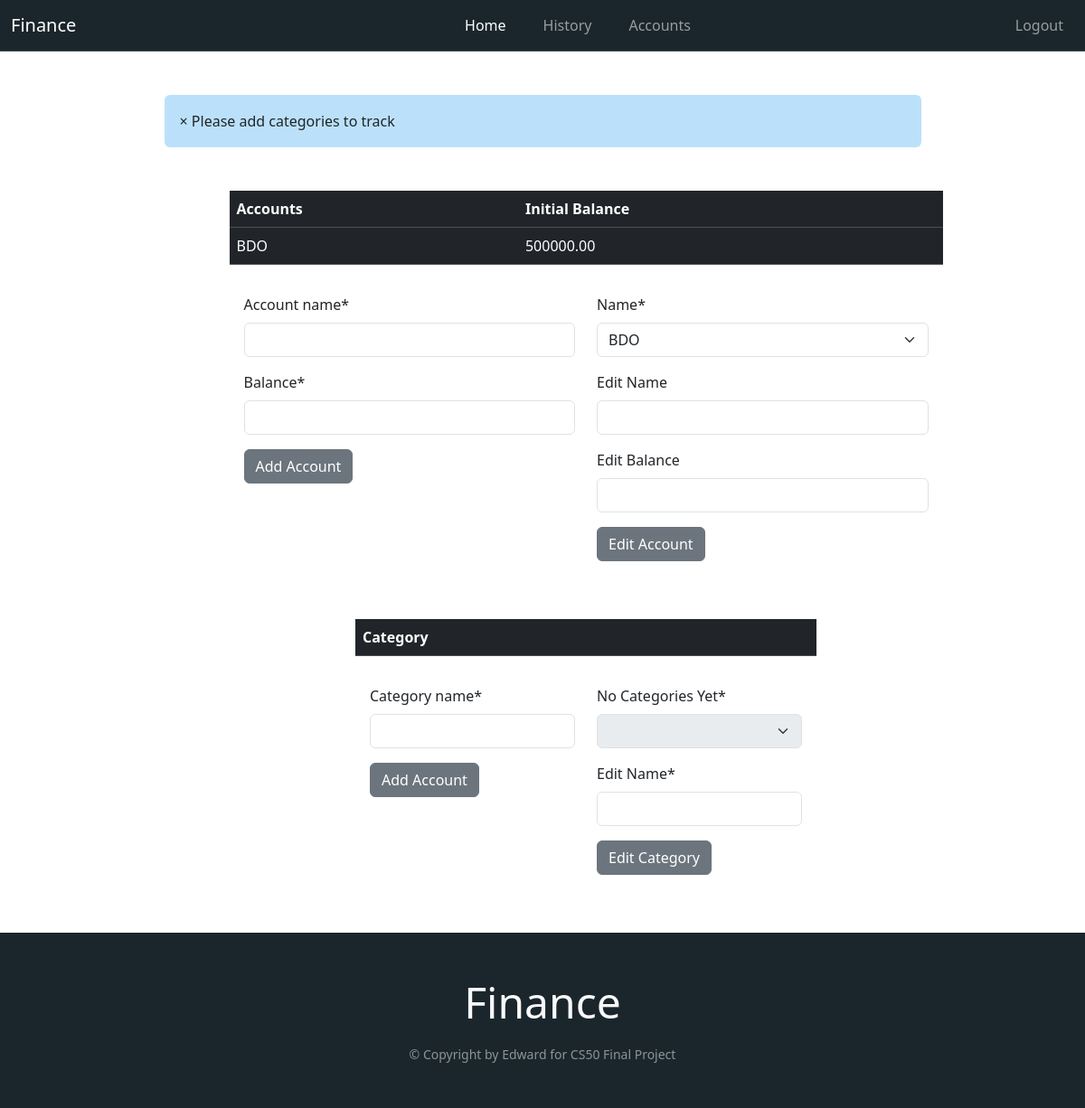
/accounts/ (signed in), run on an earlier commit of the app's database.
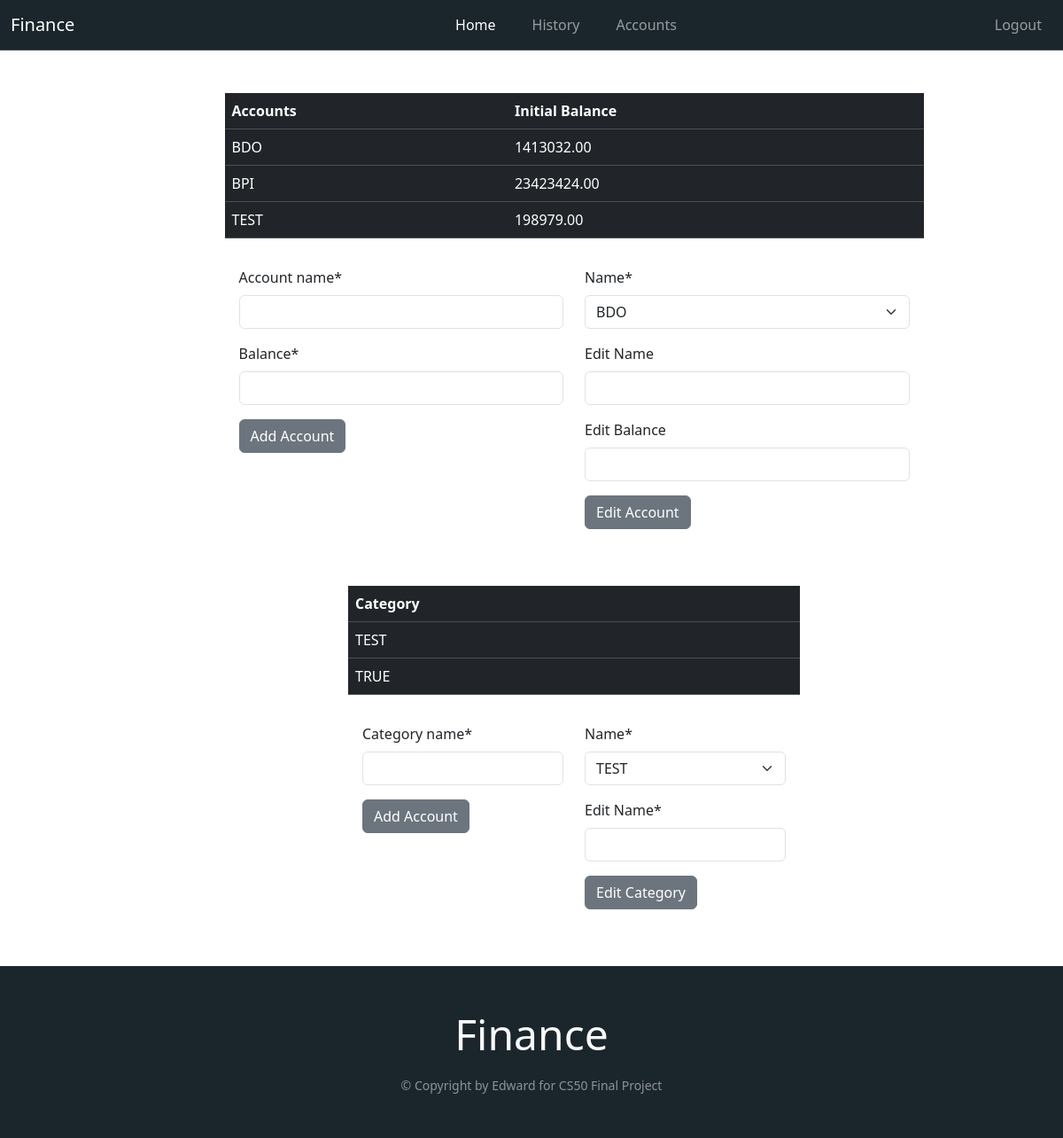
And on a later commit of the database.
### main/models.py (models this page shows)
class Accounts(models.Model):
    user = models.ForeignKey(User, related_name="accounts", null=True, on_delete=models.CASCADE)
    account_name = models.CharField(max_length=200)
    balance = models.DecimalField(max_digits=13, decimal_places=2)
    def __str__(self):
        return self.account_name
    class Meta:
        unique_together = 'user', 'account_name'

class Category(models.Model):
    user = models.ForeignKey(User, related_name="category", null=True, on_delete=models.CASCADE)
    category_name = models.CharField(max_length=200)
    def __str__(self):
        return self.category_name
    class Meta:
        unique_together = 'user', 'category_name'

### main/views.py (the view)
# urls.py: path("accounts/", views.accounts, name="accounts"),
@login_required(login_url="/login/")
def accounts(response):
    userAccounts = response.user.accounts
    userCategories = response.user.category
    if response.method == "POST":
        if "addAccount" in response.POST:
            formA = CreateNewAccount(response.POST)
            if formA.is_valid():
                n = formA.cleaned_data["account_name"].upper()
                b = formA.cleaned_data["balance"]
                new = Accounts(account_name=n, balance=b)
                new.save()
                try:
                    userAccounts.add(new)
                except IntegrityError:
                    messages.info(response, "Account already exists")
            return redirect("/accounts")
        elif "addCategory" in response.POST:
            formC = CreateNewCategory(response.POST)
            if formC.is_valid():
                n = formC.cleaned_data["category_name"].upper()
                new = Category(category_name=n)
                new.save()
            try:
                userCategories.add(new)
            except IntegrityError:
                messages.info(response, "Category already exists.")
        elif "editAccount" in response.POST:
            formEditA = EditAccount(userAccounts.all(), response.POST)
            if formEditA.is_valid():
                name = formEditA.cleaned_data["name"]
                newName = formEditA.cleaned_data["newName"]
                newBalance = formEditA.cleaned_data["newBalance"]
                account = userAccounts.get(account_name=name)
                if newName:
                    account.account_name = newName.upper()
                if newBalance:
                    account.balance = newBalance
                try:
                    account.save()
                except IntegrityError:
                    messages.info(response, "Account with that name already exists")
        elif "editCategory" in response.POST:
            formEditC = EditCategory(userCategories.all(), response.POST)
            if formEditC.is_valid():
                name = formEditC.cleaned_data["name"]
                newName = formEditC.cleaned_data["newName"]
                category = userCategories.get(category_name=name)
                if newName:
                    category.category_name = newName.upper()
                try:
                    category.save()
                except IntegrityError:
                    messages.info(response, "Category with that name already exists")
        return redirect("/accounts")
    else:
        formA = CreateNewAccount()
        formC = CreateNewCategory()
        formEditA = EditAccount(userAccounts.all())
        formEditC = EditCategory(userCategories.all())
    return render(response, "main/accounts.html", {"formA": formA, "formC": formC, "formEditA": formEditA, "formEditC": formEditC})

### main/forms.py
class CreateNewAccount(forms.ModelForm):
    class Meta:
        model = Accounts
        exclude = ['user']

class CreateNewCategory(forms.ModelForm):
    class Meta:
        model = Category
        fields = ["category_name"]

### main/templates/main/accounts.html (shortened to what this page needs)
{% extends "main/base.html" %}
{% load crispy_forms_tags %}
{% block content %}
{% if not user.category.all %}
<div class="container alert w-75">
<span class="closebtn" onclick="this.parentElement.style.display='none';">&times;</span>
Please add categories to track
</div>
{% endif %}
    <div class="container w-75">
        <div class="container-md m-5">
            <table class="table table-hover table-dark">
                <thead>
                    <tr>
                        <th scope="col">Accounts</th>
                        <th scope="col">Initial Balance</th>
                    </tr>
                </thead>
                <tbody>
                    {% for account in user.accounts.all %}
                        <tr>
                            <td>{{ account.account_name }}</td>
                            <td>{{ account.balance }}</td>
                        </tr>
                    {% endfor %}
                </tbody>
            </table>
            <div class="container p-3">
                <div class="row">
                    <div class="col">
                        <form action="/accounts/" class="form-group" method="POST" autocomplete="off">
                            {{ formA | crispy}}
                            <button name="addAccount" type="submit" class="btn btn-secondary">Add Account</button>
                        </form>
                    </div>
                    <div class="col">
                        <form action="/accounts/" class="form-group" method="POST" autocomplete="off">
                            {{ formEditA | crispy}}
                            <button name="editAccount" type="submit" class="confirm-edit btn btn-secondary">Edit Account</button>
                        </form>
                    </div>
                </div>
            </div>
        </div>
    </div>
    <div class="container w-50">
        <div class="container-md m-5">
            <table class="table table-hover table-dark">
                <thead>
                    <tr>
                        <th scope="col">Category</th>
                    </tr>
                </thead>
                <tbody>
                    {% for category in user.category.all %}
                        <tr>
                            <td>{{ category.category_name }}</td>
                        </tr>
                    {% endfor %}
                </tbody>
            </table>
            <div class="container p-3">
                <div class="row">
                    <div class="col">
                        <form action="/accounts/" class="form-group" method="POST" autocomplete="off">
                            {{ formC | crispy}}
                            <button name="addCategory" type="submit" class="btn btn-secondary">Add Account</button>
                        </form>
                    </div>
                    <div class="col">
                        <form action="/accounts/" class="form-group" method="POST" autocomplete="off">
                            {{ formEditC | crispy}}
                            <button name="editCategory" type="submit" class="confirm-edit btn btn-secondary">Edit Category</button>
                        </form>
                    </div>
                </div>
            </div>
        </div>
    </div>
{% endblock %}

What changed in the data, as far as the page shows it:
changed Accounts "BDO": balance "500000.00" → "1413032.00"
added Accounts: account_name "BPI", balance "23423424.00"
added Accounts: account_name "TEST", balance "198979.00"
added Category: category_name "TEST"
added Category: category_name "TRUE"
Also different on the page:
form field name: (not shown) → "TEST"
text no longer shown: "No Categories Yet * Edit Name * × Please add categories to track"
text now shown: "Name * Edit Name *"
